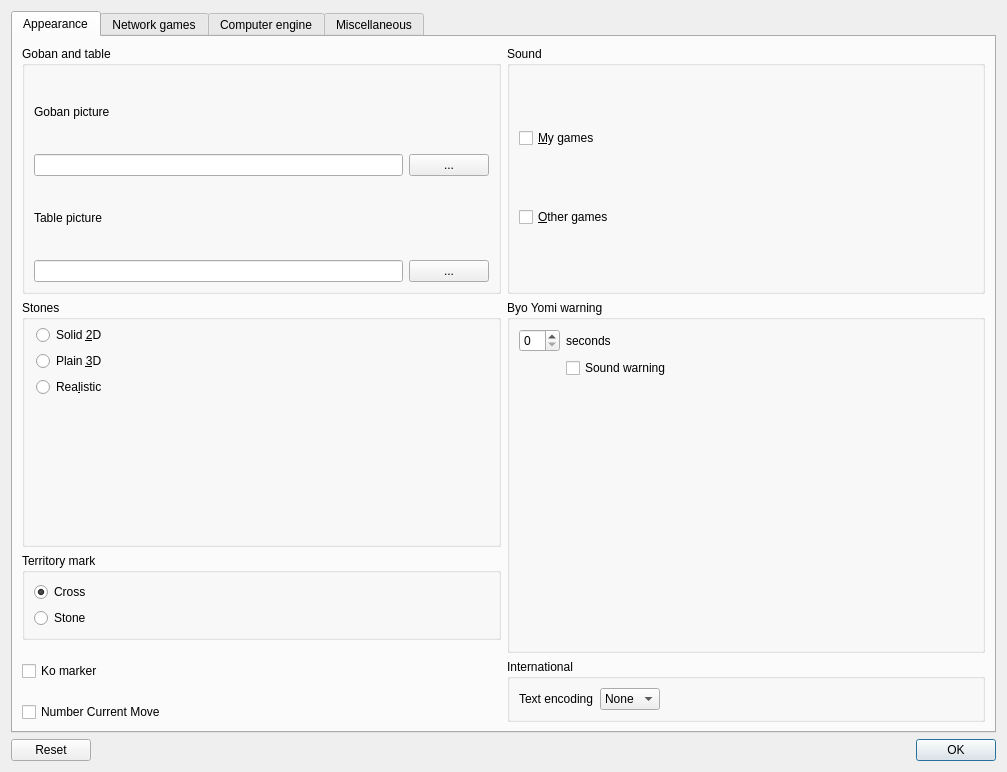
<?xml version="1.0" encoding="UTF-8"?>
<ui version="4.0">
 <class>Preferences</class>
 <widget class="QDialog" name="Preferences">
  <property name="geometry">
   <rect>
    <x>0</x>
    <y>0</y>
    <width>1007</width>
    <height>772</height>
   </rect>
  </property>
  <property name="windowTitle">
   <string>Dialog</string>
  </property>
  <layout class="QVBoxLayout" name="verticalLayout">
   <item>
    <widget class="QTabWidget" name="tabWidget">
     <property name="currentIndex">
      <number>0</number>
     </property>
     <widget class="QWidget" name="tab">
      <attribute name="title">
       <string>Appearance</string>
      </attribute>
      <layout class="QGridLayout" name="gridLayout_2">
       <item row="0" column="0">
        <widget class="QGroupBox" name="groupBox_11">
         <property name="sizePolicy">
          <sizepolicy hsizetype="Expanding" vsizetype="Expanding">
           <horstretch>0</horstretch>
           <verstretch>0</verstretch>
          </sizepolicy>
         </property>
         <property name="title">
          <string>Goban and table</string>
         </property>
         <layout class="QGridLayout" name="_12">
          <property name="leftMargin">
           <number>9</number>
          </property>
          <property name="topMargin">
           <number>9</number>
          </property>
          <property name="rightMargin">
           <number>9</number>
          </property>
          <property name="bottomMargin">
           <number>9</number>
          </property>
          <property name="spacing">
           <number>6</number>
          </property>
          <item row="1" column="1">
           <widget class="QLineEdit" name="LineEdit_goban"/>
          </item>
          <item row="0" column="1">
           <widget class="QLabel" name="label">
            <property name="text">
             <string>Goban picture</string>
            </property>
           </widget>
          </item>
          <item row="3" column="1">
           <widget class="QLineEdit" name="LineEdit_table"/>
          </item>
          <item row="3" column="2">
           <widget class="QPushButton" name="tablePathButton">
            <property name="text">
             <string>...</string>
            </property>
           </widget>
          </item>
          <item row="1" column="2">
           <widget class="QPushButton" name="gobanPathButton">
            <property name="text">
             <string>...</string>
            </property>
           </widget>
          </item>
          <item row="2" column="1">
           <widget class="QLabel" name="label_2">
            <property name="text">
             <string>Table picture</string>
            </property>
           </widget>
          </item>
         </layout>
        </widget>
       </item>
       <item row="0" column="1">
        <widget class="QGroupBox" name="groupBox_9">
         <property name="title">
          <string>Sound</string>
         </property>
         <layout class="QVBoxLayout" name="verticalLayout_6">
          <item>
           <widget class="QCheckBox" name="checkBox_myGamesSound">
            <property name="text">
             <string>&amp;My games</string>
            </property>
           </widget>
          </item>
          <item>
           <widget class="QCheckBox" name="checkBox_otherGamesSound">
            <property name="text">
             <string>&amp;Other games</string>
            </property>
           </widget>
          </item>
         </layout>
        </widget>
       </item>
       <item row="1" column="0">
        <widget class="QGroupBox" name="groupBox_12">
         <property name="sizePolicy">
          <sizepolicy hsizetype="Expanding" vsizetype="Expanding">
           <horstretch>0</horstretch>
           <verstretch>0</verstretch>
          </sizepolicy>
         </property>
         <property name="title">
          <string>Stones</string>
         </property>
         <layout class="QFormLayout" name="formLayout_8">
          <property name="fieldGrowthPolicy">
           <enum>QFormLayout::ExpandingFieldsGrow</enum>
          </property>
          <property name="leftMargin">
           <number>5</number>
          </property>
          <property name="topMargin">
           <number>5</number>
          </property>
          <property name="rightMargin">
           <number>5</number>
          </property>
          <property name="bottomMargin">
           <number>5</number>
          </property>
          <item row="0" column="1">
           <widget class="QRadioButton" name="radioButtonStones_2D">
            <property name="text">
             <string>Solid &amp;2D</string>
            </property>
           </widget>
          </item>
          <item row="1" column="1">
           <widget class="QRadioButton" name="radioButtonStones_3D">
            <property name="text">
             <string>Plain &amp;3D</string>
            </property>
           </widget>
          </item>
          <item row="2" column="1">
           <widget class="QRadioButton" name="radioButtonStones_real">
            <property name="text">
             <string>Rea&amp;listic</string>
            </property>
           </widget>
          </item>
         </layout>
        </widget>
       </item>
       <item row="1" column="1" rowspan="3">
        <widget class="QGroupBox" name="groupBox_14">
         <property name="sizePolicy">
          <sizepolicy hsizetype="Expanding" vsizetype="Expanding">
           <horstretch>0</horstretch>
           <verstretch>0</verstretch>
          </sizepolicy>
         </property>
         <property name="title">
          <string>Byo Yomi warning</string>
         </property>
         <layout class="QFormLayout" name="formLayout_2">
          <item row="0" column="0">
           <widget class="QSpinBox" name="ByoSecWarning">
            <property name="maximum">
             <number>60</number>
            </property>
            <property name="singleStep">
             <number>5</number>
            </property>
           </widget>
          </item>
          <item row="0" column="1">
           <widget class="QLabel" name="byoYomiWarningLabel">
            <property name="text">
             <string>seconds</string>
            </property>
           </widget>
          </item>
          <item row="1" column="1">
           <widget class="QCheckBox" name="ByoSoundWarning">
            <property name="text">
             <string>Sound warning</string>
            </property>
           </widget>
          </item>
         </layout>
        </widget>
       </item>
       <item row="2" column="0">
        <widget class="QGroupBox" name="groupBox">
         <property name="title">
          <string>Territory mark</string>
         </property>
         <layout class="QVBoxLayout" name="verticalLayout_2">
          <item>
           <widget class="QRadioButton" name="terrCrossRB">
            <property name="text">
             <string>Cross</string>
            </property>
            <property name="checked">
             <bool>true</bool>
            </property>
           </widget>
          </item>
          <item>
           <widget class="QRadioButton" name="terrStoneRB">
            <property name="text">
             <string>Stone</string>
            </property>
           </widget>
          </item>
         </layout>
        </widget>
       </item>
       <item row="3" column="0" rowspan="2">
        <widget class="QCheckBox" name="komarkerCB">
         <property name="text">
          <string>Ko marker</string>
         </property>
        </widget>
       </item>
       <item row="4" column="1" rowspan="2">
        <widget class="QGroupBox" name="groupBox_13">
         <property name="title">
          <string>International</string>
         </property>
         <layout class="QFormLayout" name="formLayout">
          <property name="fieldGrowthPolicy">
           <enum>QFormLayout::ExpandingFieldsGrow</enum>
          </property>
          <property name="leftMargin">
           <number>9</number>
          </property>
          <property name="topMargin">
           <number>9</number>
          </property>
          <property name="rightMargin">
           <number>9</number>
          </property>
          <property name="bottomMargin">
           <number>9</number>
          </property>
          <item row="2" column="0">
           <widget class="QLabel" name="label_27">
            <property name="text">
             <string>Text encoding</string>
            </property>
           </widget>
          </item>
          <item row="2" column="1">
           <widget class="QComboBox" name="comboBox_15">
            <item>
             <property name="text">
              <string>None</string>
             </property>
            </item>
           </widget>
          </item>
         </layout>
        </widget>
       </item>
       <item row="5" column="0">
        <widget class="QCheckBox" name="numberCurrentMoveCB">
         <property name="text">
          <string>Number Current Move</string>
         </property>
        </widget>
       </item>
      </layout>
     </widget>
     <widget class="QWidget" name="tab_2">
      <attribute name="title">
       <string>Network games</string>
      </attribute>
      <layout class="QGridLayout" name="gridLayout">
       <item row="0" column="0">
        <layout class="QGridLayout" name="gridLayout_5">
         <item row="1" column="1">
          <widget class="QGroupBox" name="groupBox_17">
           <property name="sizePolicy">
            <sizepolicy hsizetype="Expanding" vsizetype="Expanding">
             <horstretch>0</horstretch>
             <verstretch>0</verstretch>
            </sizepolicy>
           </property>
           <property name="title">
            <string>Autosave</string>
           </property>
           <layout class="QFormLayout" name="formLayout_6">
            <property name="fieldGrowthPolicy">
             <enum>QFormLayout::ExpandingFieldsGrow</enum>
            </property>
            <item row="0" column="1">
             <widget class="QCheckBox" name="CheckBox_autoSave_Played">
              <property name="text">
               <string>Played games</string>
              </property>
             </widget>
            </item>
            <item row="1" column="1">
             <widget class="QCheckBox" name="CheckBox_autoSave">
              <property name="text">
               <string>Observed games</string>
              </property>
             </widget>
            </item>
           </layout>
          </widget>
         </item>
         <item row="1" column="0">
          <widget class="QGroupBox" name="groupBox_6">
           <property name="sizePolicy">
            <sizepolicy hsizetype="Expanding" vsizetype="Preferred">
             <horstretch>0</horstretch>
             <verstretch>0</verstretch>
            </sizepolicy>
           </property>
           <property name="title">
            <string>All servers settings</string>
           </property>
           <layout class="QFormLayout" name="formLayout_3">
            <property name="fieldGrowthPolicy">
             <enum>QFormLayout::ExpandingFieldsGrow</enum>
            </property>
            <item row="0" column="0">
             <widget class="QLabel" name="TextLabel3_3_2">
              <property name="toolTip">
               <string>Komi: added to white's result</string>
              </property>
              <property name="text">
               <string>Komi:</string>
              </property>
              <property name="alignment">
               <set>Qt::AlignRight|Qt::AlignTrailing|Qt::AlignVCenter</set>
              </property>
             </widget>
            </item>
            <item row="0" column="1">
             <widget class="QSpinBox" name="komiSpinDefault">
              <property name="maximumSize">
               <size>
                <width>60</width>
                <height>32767</height>
               </size>
              </property>
              <property name="toolTip">
               <string>Komi: added to white's result</string>
              </property>
              <property name="suffix">
               <string>.5</string>
              </property>
              <property name="minimum">
               <number>1</number>
              </property>
              <property name="maximum">
               <number>9</number>
              </property>
              <property name="value">
               <number>6</number>
              </property>
             </widget>
            </item>
            <item row="1" column="0">
             <widget class="QLabel" name="TextLabel3_3">
              <property name="toolTip">
               <string>board size</string>
              </property>
              <property name="text">
               <string>Board size:</string>
              </property>
              <property name="alignment">
               <set>Qt::AlignRight|Qt::AlignTrailing|Qt::AlignVCenter</set>
              </property>
             </widget>
            </item>
            <item row="1" column="1">
             <widget class="QSpinBox" name="boardSizeSpin">
              <property name="maximumSize">
               <size>
                <width>60</width>
                <height>32767</height>
               </size>
              </property>
              <property name="toolTip">
               <string>Board size</string>
              </property>
              <property name="minimum">
               <number>4</number>
              </property>
              <property name="maximum">
               <number>36</number>
              </property>
              <property name="value">
               <number>19</number>
              </property>
             </widget>
            </item>
            <item row="2" column="0">
             <widget class="QCheckBox" name="automaticNegotiationCheckBox">
              <property name="enabled">
               <bool>false</bool>
              </property>
              <property name="toolTip">
               <string>allow client to negotiate automatic</string>
              </property>
              <property name="whatsThis">
               <string>Automatic Negotiation

Allow client to negotiate komi automatic.

Be careful: it may be annoying if opponent does not want to accept your defaults even if defaults have been sent to opponent before. This may be due to different internal use of negotiation values by clients.</string>
              </property>
              <property name="text">
               <string>Automatic komi negotiation</string>
              </property>
             </widget>
            </item>
            <item row="3" column="0">
             <widget class="QLabel" name="TextLabel6">
              <property name="toolTip">
               <string>Playing time</string>
              </property>
              <property name="text">
               <string>Main time:</string>
              </property>
              <property name="alignment">
               <set>Qt::AlignRight|Qt::AlignTrailing|Qt::AlignVCenter</set>
              </property>
             </widget>
            </item>
            <item row="3" column="1">
             <widget class="QSpinBox" name="timeSpin">
              <property name="sizePolicy">
               <sizepolicy hsizetype="Minimum" vsizetype="Minimum">
                <horstretch>0</horstretch>
                <verstretch>0</verstretch>
               </sizepolicy>
              </property>
              <property name="maximumSize">
               <size>
                <width>60</width>
                <height>23</height>
               </size>
              </property>
              <property name="toolTip">
               <string>Playing time</string>
              </property>
              <property name="suffix">
               <string/>
              </property>
              <property name="minimum">
               <number>0</number>
              </property>
              <property name="maximum">
               <number>99</number>
              </property>
              <property name="value">
               <number>10</number>
              </property>
             </widget>
            </item>
            <item row="4" column="0">
             <widget class="QLabel" name="TextLabel7">
              <property name="toolTip">
               <string>Additional time for 25 moves; after 25 moves the byoyomi time starts again and again</string>
              </property>
              <property name="text">
               <string>Byoyomi time:</string>
              </property>
              <property name="alignment">
               <set>Qt::AlignRight|Qt::AlignTrailing|Qt::AlignVCenter</set>
              </property>
             </widget>
            </item>
            <item row="4" column="1">
             <widget class="QSpinBox" name="BYSpin">
              <property name="sizePolicy">
               <sizepolicy hsizetype="Minimum" vsizetype="Minimum">
                <horstretch>0</horstretch>
                <verstretch>0</verstretch>
               </sizepolicy>
              </property>
              <property name="maximumSize">
               <size>
                <width>60</width>
                <height>23</height>
               </size>
              </property>
              <property name="toolTip">
               <string>Additional time for 25 moves; after 25 moves the byoyomi time starts again and again</string>
              </property>
              <property name="maximum">
               <number>60</number>
              </property>
              <property name="value">
               <number>10</number>
              </property>
             </widget>
            </item>
           </layout>
          </widget>
         </item>
         <item row="0" column="0">
          <widget class="QGroupBox" name="groupBox_16">
           <property name="sizePolicy">
            <sizepolicy hsizetype="Expanding" vsizetype="Preferred">
             <horstretch>0</horstretch>
             <verstretch>0</verstretch>
            </sizepolicy>
           </property>
           <property name="title">
            <string>General</string>
           </property>
           <layout class="QFormLayout" name="formLayout_5">
            <item row="0" column="1">
             <widget class="QCheckBox" name="simplePlayerNamesCB">
              <property name="text">
               <string>Simple player names</string>
              </property>
              <property name="checked">
               <bool>true</bool>
              </property>
             </widget>
            </item>
            <item row="1" column="1">
             <widget class="QCheckBox" name="observeOutsideCB">
              <property name="text">
               <string>Default is Observe Outside</string>
              </property>
             </widget>
            </item>
            <item row="2" column="1">
             <widget class="QCheckBox" name="alternateListColorsCB">
              <property name="text">
               <string>Alternating list colors</string>
              </property>
             </widget>
            </item>
           </layout>
          </widget>
         </item>
         <item row="0" column="1">
          <widget class="QGroupBox" name="groupBox_15">
           <property name="sizePolicy">
            <sizepolicy hsizetype="Expanding" vsizetype="Preferred">
             <horstretch>0</horstretch>
             <verstretch>0</verstretch>
            </sizepolicy>
           </property>
           <property name="title">
            <string>IGS 'nmatch' specific settings</string>
           </property>
           <layout class="QFormLayout" name="formLayout_4">
            <item row="0" column="0">
             <widget class="QLabel" name="TextLabel6_3">
              <property name="toolTip">
               <string>Playing time</string>
              </property>
              <property name="text">
               <string>Main time up to:</string>
              </property>
              <property name="alignment">
               <set>Qt::AlignRight|Qt::AlignTrailing|Qt::AlignVCenter</set>
              </property>
             </widget>
            </item>
            <item row="0" column="1">
             <widget class="QSpinBox" name="timeSpin_Nmatch">
              <property name="maximumSize">
               <size>
                <width>60</width>
                <height>23</height>
               </size>
              </property>
              <property name="toolTip">
               <string>Playing time</string>
              </property>
              <property name="suffix">
               <string/>
              </property>
              <property name="minimum">
               <number>0</number>
              </property>
              <property name="maximum">
               <number>99</number>
              </property>
              <property name="value">
               <number>10</number>
              </property>
             </widget>
            </item>
            <item row="1" column="0">
             <widget class="QLabel" name="TextLabel7_2">
              <property name="toolTip">
               <string>Additional time for 25 moves; after 25 moves the byoyomi time starts again and again</string>
              </property>
              <property name="text">
               <string>Byo time up to:</string>
              </property>
              <property name="alignment">
               <set>Qt::AlignRight|Qt::AlignTrailing|Qt::AlignVCenter</set>
              </property>
             </widget>
            </item>
            <item row="1" column="1">
             <widget class="QSpinBox" name="BYSpin_Nmatch">
              <property name="maximumSize">
               <size>
                <width>60</width>
                <height>23</height>
               </size>
              </property>
              <property name="toolTip">
               <string>Additional time for 25 moves; after 25 moves the byoyomi time starts again and again</string>
              </property>
              <property name="maximum">
               <number>60</number>
              </property>
              <property name="value">
               <number>10</number>
              </property>
             </widget>
            </item>
            <item row="2" column="0">
             <widget class="QLabel" name="TextLabel3_3_4">
              <property name="toolTip">
               <string>board size</string>
              </property>
              <property name="text">
               <string>Handicap up to:</string>
              </property>
              <property name="alignment">
               <set>Qt::AlignRight|Qt::AlignTrailing|Qt::AlignVCenter</set>
              </property>
             </widget>
            </item>
            <item row="2" column="1">
             <widget class="QSpinBox" name="HandicapSpin_Nmatch">
              <property name="maximumSize">
               <size>
                <width>60</width>
                <height>23</height>
               </size>
              </property>
              <property name="toolTip">
               <string>Maximum handicap</string>
              </property>
              <property name="specialValueText">
               <string>0</string>
              </property>
              <property name="minimum">
               <number>1</number>
              </property>
              <property name="maximum">
               <number>9</number>
              </property>
              <property name="value">
               <number>9</number>
              </property>
             </widget>
            </item>
            <item row="3" column="0">
             <widget class="QLabel" name="textLabel2">
              <property name="text">
               <string>Play as</string>
              </property>
             </widget>
            </item>
            <item row="3" column="1">
             <widget class="QCheckBox" name="checkBox_Nmatch_Black">
              <property name="text">
               <string>Black</string>
              </property>
             </widget>
            </item>
            <item row="4" column="1">
             <widget class="QCheckBox" name="checkBox_Nmatch_White">
              <property name="text">
               <string>White</string>
              </property>
             </widget>
            </item>
            <item row="5" column="1">
             <widget class="QCheckBox" name="checkBox_Nmatch_Nigiri">
              <property name="text">
               <string>Nigiri</string>
              </property>
             </widget>
            </item>
           </layout>
          </widget>
         </item>
        </layout>
       </item>
      </layout>
     </widget>
     <widget class="QWidget" name="tab_3">
      <attribute name="title">
       <string>Computer engine</string>
      </attribute>
      <layout class="QVBoxLayout" name="verticalLayout_7">
       <item>
        <widget class="QFrame" name="frame_7">
         <layout class="QVBoxLayout" name="verticalLayout_5">
          <property name="leftMargin">
           <number>9</number>
          </property>
          <property name="topMargin">
           <number>9</number>
          </property>
          <property name="rightMargin">
           <number>9</number>
          </property>
          <property name="bottomMargin">
           <number>9</number>
          </property>
          <item>
           <widget class="QTableView" name="engineTableView">
            <property name="selectionMode">
             <enum>QAbstractItemView::SingleSelection</enum>
            </property>
            <property name="selectionBehavior">
             <enum>QAbstractItemView::SelectRows</enum>
            </property>
            <attribute name="horizontalHeaderStretchLastSection">
             <bool>true</bool>
            </attribute>
            <attribute name="verticalHeaderVisible">
             <bool>false</bool>
            </attribute>
           </widget>
          </item>
          <item>
           <layout class="QHBoxLayout" name="horizontalLayout_2">
            <item>
             <widget class="QPushButton" name="engineAddButton">
              <property name="text">
               <string>Add</string>
              </property>
             </widget>
            </item>
            <item>
             <spacer name="horizontalSpacer">
              <property name="orientation">
               <enum>Qt::Horizontal</enum>
              </property>
              <property name="sizeHint" stdset="0">
               <size>
                <width>40</width>
                <height>20</height>
               </size>
              </property>
             </spacer>
            </item>
            <item>
             <widget class="QPushButton" name="engineRemoveButton">
              <property name="text">
               <string>Remove</string>
              </property>
             </widget>
            </item>
           </layout>
          </item>
         </layout>
        </widget>
       </item>
      </layout>
     </widget>
     <widget class="QWidget" name="tab_4">
      <attribute name="title">
       <string>Miscellaneous</string>
      </attribute>
      <layout class="QVBoxLayout" name="verticalLayout_3">
       <item>
        <widget class="QGroupBox" name="groupBox_18">
         <property name="title">
          <string>Misc</string>
         </property>
         <layout class="QFormLayout" name="formLayout_9">
          <property name="fieldGrowthPolicy">
           <enum>QFormLayout::ExpandingFieldsGrow</enum>
          </property>
          <item row="6" column="0">
           <widget class="QLabel" name="TextLabel2">
            <property name="sizePolicy">
             <sizepolicy hsizetype="Preferred" vsizetype="Minimum">
              <horstretch>0</horstretch>
              <verstretch>0</verstretch>
             </sizepolicy>
            </property>
            <property name="text">
             <string>Autoplay interval</string>
            </property>
           </widget>
          </item>
          <item row="6" column="1">
           <widget class="QComboBox" name="timerComboBox">
            <property name="focusPolicy">
             <enum>Qt::TabFocus</enum>
            </property>
            <property name="toolTip">
             <string>Time interval for autoplay</string>
            </property>
            <property name="whatsThis">
             <string>Time interval for autoplay n
Delay between the moves in autoplay mode in seconds.</string>
            </property>
            <item>
             <property name="text">
              <string>0.1</string>
             </property>
            </item>
            <item>
             <property name="text">
              <string>0.5</string>
             </property>
            </item>
            <item>
             <property name="text">
              <string>1</string>
             </property>
            </item>
            <item>
             <property name="text">
              <string>2.5</string>
             </property>
            </item>
            <item>
             <property name="text">
              <string>5</string>
             </property>
            </item>
            <item>
             <property name="text">
              <string>7.5</string>
             </property>
            </item>
            <item>
             <property name="text">
              <string>10</string>
             </property>
            </item>
           </widget>
          </item>
         </layout>
        </widget>
       </item>
      </layout>
     </widget>
    </widget>
   </item>
   <item>
    <widget class="QDialogButtonBox" name="buttonBox">
     <property name="orientation">
      <enum>Qt::Horizontal</enum>
     </property>
     <property name="standardButtons">
      <set>QDialogButtonBox::Ok|QDialogButtonBox::Reset</set>
     </property>
    </widget>
   </item>
  </layout>
 </widget>
 <resources/>
 <connections>
  <connection>
   <sender>buttonBox</sender>
   <signal>accepted()</signal>
   <receiver>Preferences</receiver>
   <slot>accept()</slot>
   <hints>
    <hint type="sourcelabel">
     <x>248</x>
     <y>254</y>
    </hint>
    <hint type="destinationlabel">
     <x>157</x>
     <y>274</y>
    </hint>
   </hints>
  </connection>
  <connection>
   <sender>buttonBox</sender>
   <signal>rejected()</signal>
   <receiver>Preferences</receiver>
   <slot>reject()</slot>
   <hints>
    <hint type="sourcelabel">
     <x>316</x>
     <y>260</y>
    </hint>
    <hint type="destinationlabel">
     <x>286</x>
     <y>274</y>
    </hint>
   </hints>
  </connection>
 </connections>
</ui>
